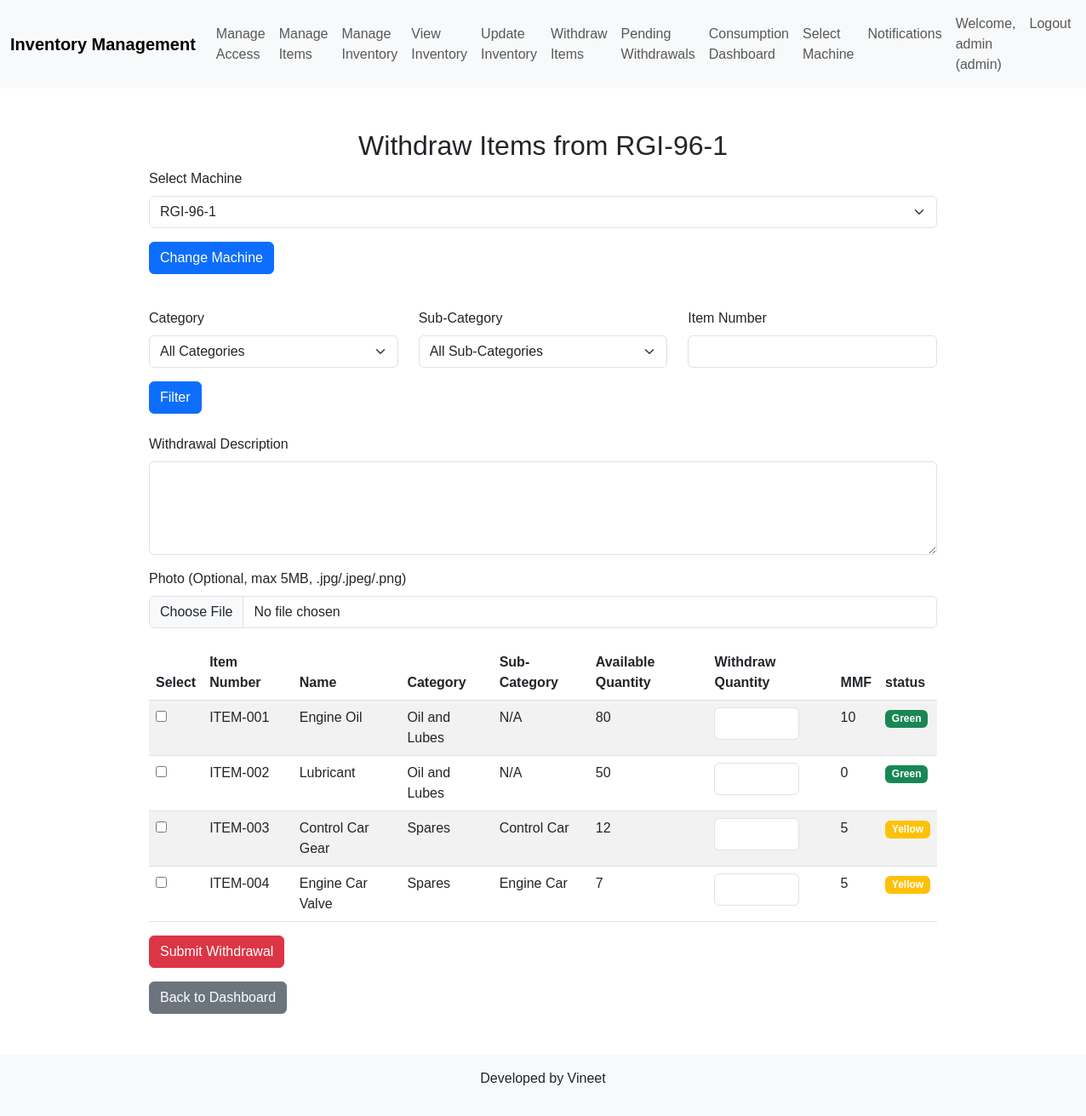
Screenshot of /withdraw_items (signed in) with the database file from the repository.
### models/user.py (models this page shows)
class Machine(db.Model):
    id = db.Column(db.Integer, primary_key=True)
    name = db.Column(db.String(80), unique=True, nullable=False)
    items = db.relationship('Item', backref='machine', lazy=True)

class Item(db.Model):
    id = db.Column(db.Integer, primary_key=True)
    machine_id = db.Column(db.Integer, db.ForeignKey('machine.id'), nullable=False)
    item_number = db.Column(db.String(50), unique=True, nullable=False)
    name = db.Column(db.String(100), nullable=False)
    quantity = db.Column(db.Integer, nullable=False, default=0)
    category = db.Column(db.String(50), nullable=True)
    sub_category = db.Column(db.String(50), nullable=True)
    price = db.Column(db.Integer, nullable=True)
    mmf = db.Column(db.Integer, nullable=False, default=0)  # Minimum Monthly Forecast
    def get_status(self):
        if self.quantity == 0:
            return 'red'
        elif self.quantity < 3 * self.mmf:
            return 'yellow'
        else:
            return 'green'

### routes/auth.py (the view, shortened to what this page needs)
@auth_bp.route('/withdraw_items', methods=['GET', 'POST'])
def withdraw_items():
    if 'user' not in session:
        flash('Please log in', 'error')
        return redirect(url_for('auth.login'))
    user_role = session['user']['role']
    user_id = session['user']['id']
    machines = Machine.query.all() if user_role == 'admin' else [Machine.query.get(m['id']) for m in session['user']['machines']]
    if not machines:
        flash('No machines available.', 'error')
        return redirect(url_for('auth.select_machine'))
    machine_id = None
    if user_role == 'admin':
        machine_id = int(request.form.get('machine_id')) if request.method == 'POST' and request.form.get('machine_id') else (session.get('selected_machine', {}).get('id') or machines[0].id)
    else:
        if 'selected_machine' not in session:
            flash('Please select a machine first', 'error')
            return redirect(url_for('auth.select_machine'))
        machine_id = session['selected_machine']['id']
    if user_role != 'admin' and machine_id not in [m.id for m in machines]:
        flash('You are not authorized to access this machine', 'error')
        return redirect(url_for('auth.select_machine'))
    selected_machine = Machine.query.get(machine_id)
    session['selected_machine'] = {'id': machine_id, 'name': selected_machine.name}
    category = request.args.get('category', '')
    sub_category = request.args.get('sub_category', '')
    item_number = request.args.get('item_number', '').strip()
    query = Item.query.filter_by(machine_id=machine_id)
    if category:
        query = query.filter(Item.category == category)
    if sub_category:
        query = query.filter(Item.sub_category == sub_category)
    if item_number:
        query = query.filter(Item.item_number.ilike(f'%{item_number}%'))
    items = query.all()
    categories = ['Oil and Lubes', 'Spares']
    sub_categories = ['Control Car', 'Camp Car', 'Brake Car', 'Engine Car'] if category == 'Spares' else []
    logger.info(f"Withdraw Items: user={user_id}, machine={selected_machine.name}, category={category}, items={len(items)}")
    log = AccessLog(user_id=user_id, machine_id=machine_id, action='view')
    db.session.add(log)
    db.session.commit()
    return render_template('withdraw_items.html',
                         items=items,
                         machines=machines,
                         categories=categories,
                         sub_categories=sub_categories,
                         selected_category=category,
                         selected_sub_category=sub_category,
                         selected_item_number=item_number,
                         selected_machine=selected_machine,
                         user_role=user_role)

### templates/withdraw_items.html (shortened to what this page needs)
{% extends "base.html" %}
{% block content %}
<h2 class="text-center mt-5">Withdraw Items from {{ selected_machine.name }}</h2>
<div class="row justify-content-center">
    <div class="col-md-10">
        <form method="POST" class="mb-4">
            {% if user_role == 'admin' %}
            <div class="mb-3">
                <label for="machine_id" class="form-label">Select Machine</label>
                <select class="form-select" id="machine_id" name="machine_id">
                    {% for machine in machines %}
                        <option value="{{ machine.id }}" {% if machine.id == selected_machine.id %}selected{% endif %}>{{ machine.name }}</option>
                    {% endfor %}
                </select>
            </div>
            {% endif %}
            <button type="submit" class="btn btn-primary mb-3">Change Machine</button>
        </form>
        <form method="GET" class="mb-4" id="filter-form">
            <div class="row">
                <div class="col-md-4 mb-3">
                    <label for="category" class="form-label">Category</label>
                    <select class="form-select" id="category" name="category">
                        <option value="">All Categories</option>
                    </select>
                </div>
                <div class="col-md-4 mb-3">
                    <label for="sub_category" class="form-label">Sub-Category</label>
                    <select class="form-select" id="sub_category" name="sub_category">
                        <option value="">All Sub-Categories</option>
                    </select>
                </div>
                <div class="col-md-4 mb-3">
                    <label for="item_number" class="form-label">Item Number</label>
                    <input type="text" class="form-control" id="item_number" name="item_number" value="{{ selected_item_number }}">
                </div>
            </div>
            <button type="submit" class="btn btn-primary">Filter</button>
        </form>
        {% if items %}
            <form method="POST" enctype="multipart/form-data">
                <div class="mb-3">
                    <label for="description" class="form-label">Withdrawal Description</label>
                    <textarea class="form-control" id="description" name="description" rows="4" required></textarea>
                </div>
                <div class="mb-3">
                    <label for="photo" class="form-label">Photo (Optional, max 5MB, .jpg/.jpeg/.png)</label>
                    <input type="file" class="form-control" id="photo" name="photo" accept=".jpg,.jpeg,.png">
                </div>
                <table class="table table-striped">
                    <thead>
                        <tr>
                            <th>Select</th>
                            <th>Item Number</th>
                            <th>Name</th>
                            <th>Category</th>
                            <th>Sub-Category</th>
                            <th>Available Quantity</th>
                            <th>Withdraw Quantity</th>
                             <th> MMF</th>
                            <th>status</th>
                        </tr>
                    </thead>
                    <tbody>
                        {% for item in items %}
                            <tr>
                                <td>
                                    <input type="checkbox" name="item_ids" value="{{ item.id }}">
                                </td>
                                <td>{{ item.item_number }}</td>
                                <td>{{ item.name }}</td>
                                <td>{{ item.category }}</td>
                                <td>{{ item.sub_category or 'N/A' }}</td>
                                <td>{{ item.quantity }}</td>
                                <td>
                                    <input type="number" name="quantity_{{ item.id }}" min="1" max="{{ item.quantity }}" class="form-control" style="width: 100px;">
                                </td>
                                <td>{{ item.mmf }}</td>
                        <td>
                            <span class="badge bg-{{ 'danger' if item.get_status() == 'red' else 'warning' if item.get_status() == 'yellow' else 'success' }}">
                                {{ item.get_status() | capitalize }}
                            </span>
                        </td>
                            </tr>
                        {% endfor %}
                    </tbody>
                </table>
                <button type="submit" class="btn btn-danger mb-3">Submit Withdrawal</button>
            </form>
        {% else %}
            <p class="text-center">No items found.</p>
        {% endif %}
        <a href="{{ url_for('auth.dashboard') }}" class="btn btn-secondary">Back to Dashboard</a>
    </div>
</div>
{% endblock %}

### static/css/styles.css (style rules this page uses)
body { font-family: Arial, sans-serif; }
.table { margin-top: 20px; }

### rows the page displays
Machine: name "RGI-96-1"
Item: item_number "ITEM-001", name "Engine Oil", category "Oil and Lubes", sub_category "N/A", quantity "80", mmf "10", get_status "Green"
Item: item_number "ITEM-002", name "Lubricant", category "Oil and Lubes", sub_category "N/A", quantity "50", mmf "0", get_status "Green"
Item: item_number "ITEM-003", name "Control Car Gear", category "Spares", sub_category "Control Car", quantity "12", mmf "5", get_status "Yellow"
Item: item_number "ITEM-004", name "Engine Car Valve", category "Spares", sub_category "Engine Car", quantity "7", mmf "5", get_status "Yellow"

### other values shown
{{ session['user']['username'] }} "admin"
{{ session['user']['role'] }} "admin"
form field machine_id "RGI-96-1"
